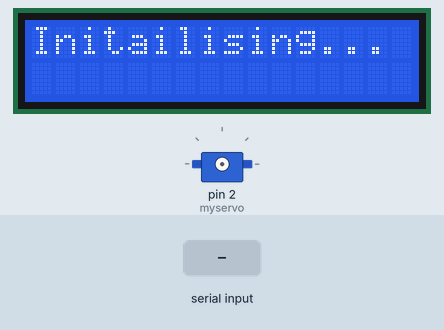
Simulated run of this sketch. Board: Arduino Uno, built with avr-gcc and run on an emulated ATmega328P. On the bench: 16×2 character LCD, servo. The test bench sets the inputs (shaded band).

Above: at 2.1 s.
5.3 s: "1" received over Serial
At 6.7 s:
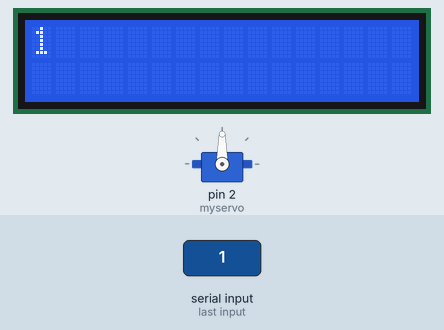
7.8 s: "0" received over Serial
At 9.8 s:
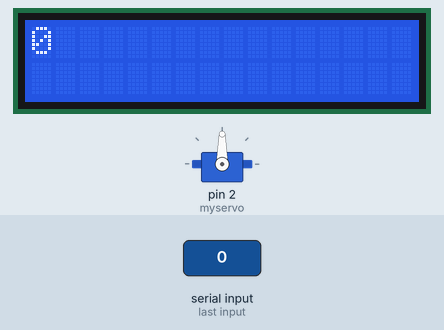
Timing chart, 0 to 11.3 s (numbered marks = the images above; inputs shaded):
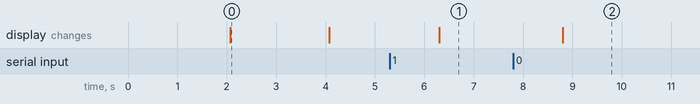

Measured:
- after the input at 5.3 s, the display: changes after 1.0 s (image 1)
- after the input at 7.8 s, the display: changes after 1.0 s (image 2)
- what the display in image 0 shows lasts 2.0 s, from 2.1 s to 4.1 s

The sketch:

hardware.ino
```cpp
#include <LiquidCrystal.h>
#include <SoftwareSerial.h>
#include <Servo.h>


SoftwareSerial mySerial(9,10);
//LiquidCrystal lcd(rs,en,d4,d5,d6,d7);

Servo myservo;
int pos = 0;

LiquidCrystal lcd(12, 11, 7, 6, 5, 4);

char tag[] ="110077F445D7"; // Test Tag
int count=0;
char input[12];
String balance;


void setup() {
  Serial.begin(9600);
  lcd.begin(16,2);
  mySerial.begin(9600);

 lcd.print("EasyGo TollBooth");
 delay(2000);
 lcd.clear();
 lcd.print("Initailising...");
 delay(2000);
 lcd.clear();

//  Serial.println("Initialized");
//  delay(2000);

myservo.attach(2);


}

void loop() {

  if(mySerial.available())
  {
    String x=mySerial.readString();
//  delay(1000);
    Serial.println(x);
    delay(1000);
  }
  if(Serial.available())
  {
    count=count+1;
    balance=Serial.readString();
    lcd.clear();
//    lcd.print("Balance: ");
    lcd.print(balance);
    delay(1000);
  }

//  if(count>=2)
//  {
//    for (pos = 40; pos <= 160; pos += 1) { // goes from 0 degrees to 180 degrees
//    // in steps of 1 degree
//    myservo.write(pos);              // tell servo to go to position in variable 'pos'
//    delay(15);                       // waits 15ms for the servo to reach the position
//  }
//
//delay(5000);
//
//for (pos = 160; pos >= 40; pos -= 1) { // goes from 180 degrees to 0 degrees
//    myservo.write(pos);              // tell servo to go to position in variable 'pos'
//    delay(15);                       // waits 15ms for the servo to reach the position
//  }
//
//  count=0;
//  }


  }
```
